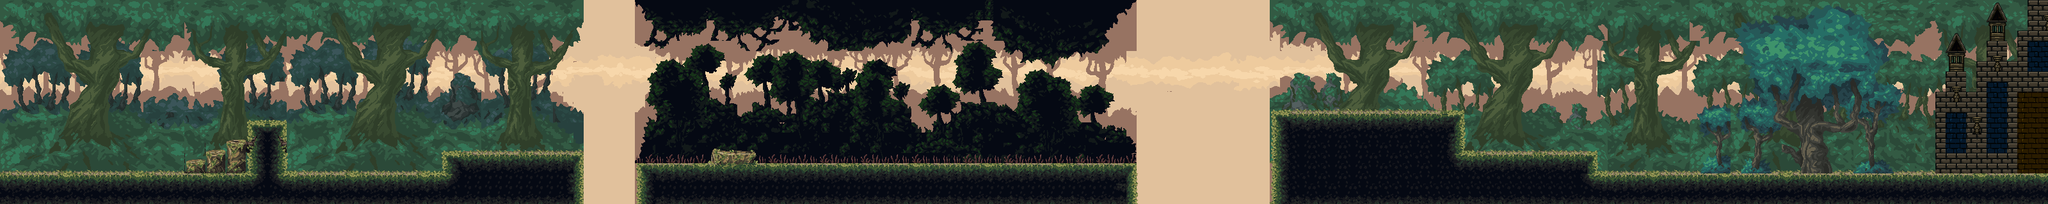

Tiled map render using the project's own tile images. Description and the map definition, with tile-layer contents summarised, below:
An orthogonal 200x20 tile map with 16x16 px tiles, 7 tile layers (backclean, backtrees, back plantas, plantas, ...).

<map version="1.4" tiledversion="1.4.1" orientation="orthogonal" renderorder="right-down" width="200" height="20" tilewidth="16" tileheight="16" infinite="0" nextlayerid="8" nextobjectid="1">
 <tileset firstgid="1" name="spritesheet (1)" tilewidth="16" tileheight="16" tilecount="24192" columns="192">
  <image source="../Downloads/spritesheet (1).png" width="3074" height="2020" />
 </tileset>
 <layer id="3" name="backclean" width="200" height="20">
  <data>[4000 cells, 4000 non-empty, 693 distinct tile ids]</data>
 </layer>
 <layer id="1" name="backtrees" width="200" height="20">
  <data>[4000 cells, 3585 non-empty, 812 distinct tile ids]</data>
 </layer>
 <layer id="4" name="back plantas" width="200" height="20">
  <data>[4000 cells, 2313 non-empty, 860 distinct tile ids]</data>
 </layer>
 <layer id="5" name="plantas" width="200" height="20">
  <data>[4000 cells, 2555 non-empty, 873 distinct tile ids]</data>
 </layer>
 <layer id="2" name="terreno" width="200" height="20">
  <data>[4000 cells, 993 non-empty, 127 distinct tile ids]</data>
 </layer>
 <layer id="6" name="castelo" width="200" height="20">
  <data>[4000 cells, 283 non-empty, 150 distinct tile ids]</data>
 </layer>
 <layer id="7" name="objetos castelo" width="200" height="20">
  <data>[4000 cells, 205 non-empty, 191 distinct tile ids]</data>
 </layer>
</map>